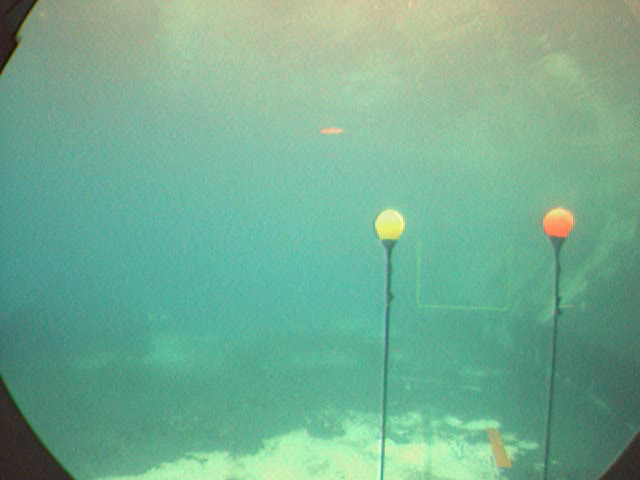
#> input picture data_set/frame-96.png, 640 x 480 px, found by its file name
$ python 'hough circle.py'
#> lines starting #> are read from the running program, lines starting #| are printed output that depends on the picture
import cv2
import numpy as np

img = cv2.imread('data/frame-96.png',0)
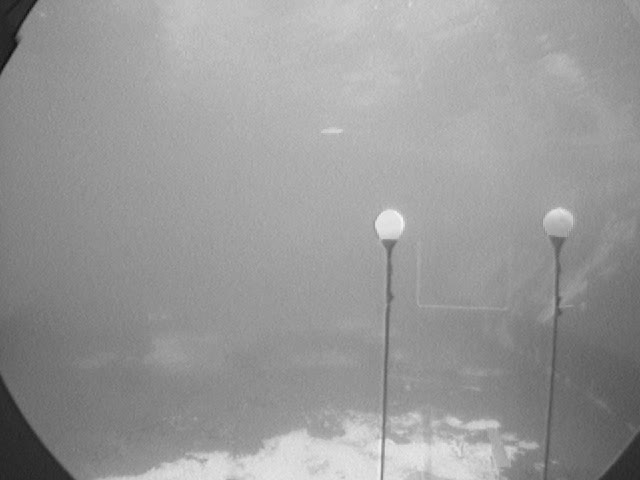
#> img: shape (480, 640); min 13, max 246, mean 152.7
print(img.shape)
#| (480, 640)
img = cv2.medianBlur(img,5)
cimg = cv2.cvtColor(img,cv2.COLOR_GRAY2BGR)

circles = cv2.HoughCircles(img,cv2.HOUGH_GRADIENT,1,5,
                            param1=31, param2=30,minRadius=10,maxRadius=200)
#> circles = 40 rows, first 8: [472.5, 345.5, 83.4], [464.5, 363.5, 90.7], [450.5, 365.5, 105], [478.5, 334.5, 93.7], [484.5, 345.5, 105.1], [472.5, 358.5, 84.8], [485.5, 355.5, 101.4], [492.5, 373.5, 109.3]

circles = np.uint16(np.around(circles))
#> circles = 40 rows, first 8: [472, 346, 83], [464, 364, 91], [450, 366, 105], [478, 334, 94], [484, 346, 105], [472, 358, 85], [486, 356, 101], [492, 374, 109]
for i in circles[0,:]:
    # draw the outer circle
    cv2.circle(cimg,(i[0],i[1]),i[2],(0,255,255),2)
    # draw the center of the circle
    cv2.circle(cimg,(i[0],i[1]),2,(0,0,255),3)
#> this loop made 40 passes
#> i on passes 1 to 12: [472, 346, 83], [464, 364, 91], [450, 366, 105], [478, 334, 94], [484, 346, 105], [472, 358, 85], [486, 356, 101], [492, 374, 109], [476, 384, 78], [464, 354, 88], [488, 326, 104], [482, 342, 97]
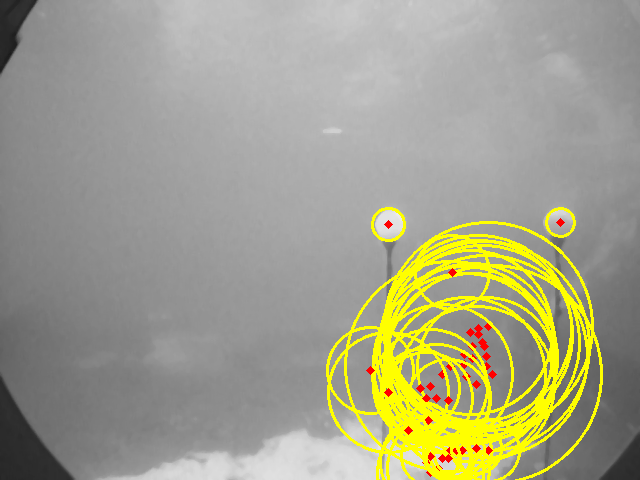
#> cimg: shape (480, 640, 3); mean B, G, R 138.9, 160.8, 161.9

cv2.imshow('detected circles',cimg)
cv2.waitKey(0)
cv2.destroyAllWindows()
